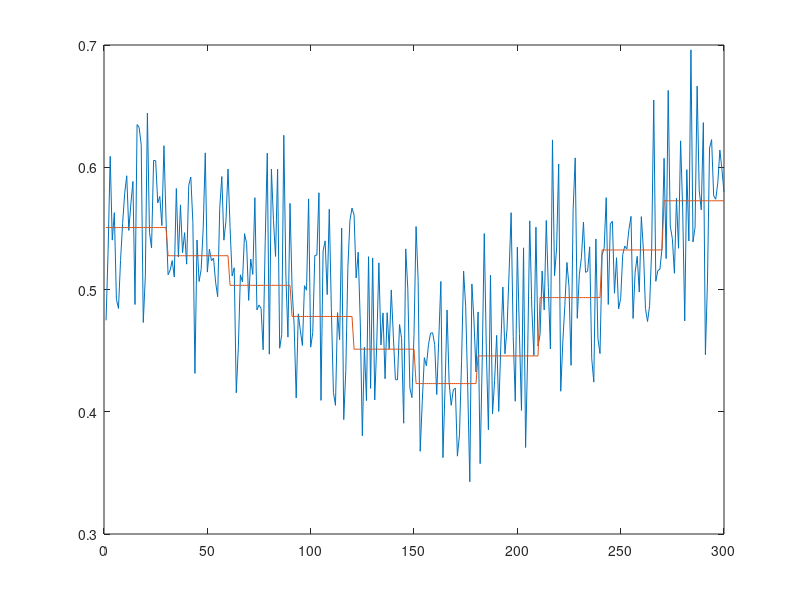

Write the MATLAB code that produced this figure. (Note: this script raises an error after producing the figure.)
rho=[0.8 0.75 0.7 0.65 0.60 0.55 0.59 0.68 0.76 0.85]
%%
nd = 32;
U  = orth(randn(nd,nd));

for i = 1:10
    L(:,:,i) = diag(exp(-rho(i)*(0:nd-1)));
    S(:,:,i) = U*L(:,:,i)*U';
    M(:,i) = svd(U*L(:,:,i)*U');
    g(i) = M(1,i)/sum(M(:,i))
   % g(i) = L{i,1}/sum(L{i,:})

end

%% generate 10 sessions of data
df = 64;
Gs = [];

for i=1:30
    T = wishrnd(S(:,:,1),df);
    ls = svd(T);
    Gs = [Gs;ls(1)/sum(ls)];
end

for i=1:30
    T = wishrnd(S(:,:,2),df);
    ls = svd(T);
    Gs = [Gs;ls(1)/sum(ls)];
end

for i=1:30
    T = wishrnd(S(:,:,3),df);
    ls = svd(T);
    Gs = [Gs;ls(1)/sum(ls)];
end

for i=1:30
    T = wishrnd(S(:,:,4),df);
    ls = svd(T);
    Gs = [Gs;ls(1)/sum(ls)];
end

for i=1:30
    T = wishrnd(S(:,:,5),df);
    ls = svd(T);
    Gs = [Gs;ls(1)/sum(ls)];
end

for i=1:30
    T = wishrnd(S(:,:,6),df);
    ls = svd(T);
    Gs = [Gs;ls(1)/sum(ls)];
end

for i=1:30
    T = wishrnd(S(:,:,7),df);
    ls = svd(T);
    Gs = [Gs;ls(1)/sum(ls)];
end

for i=1:30
    T = wishrnd(S(:,:,8),df);
    ls = svd(T);
    Gs = [Gs;ls(1)/sum(ls)];
end

for i=1:30
    T = wishrnd(S(:,:,9),df);
    ls = svd(T);
    Gs = [Gs;ls(1)/sum(ls)];
end

for i=1:30
    T = wishrnd(S(:,:,10),df);
    ls = svd(T);
    Gs = [Gs;ls(1)/sum(ls)];
end

true_g = [g(1)*ones(30,1);g(2)*ones(30,1);g(3)*ones(30,1);g(4)*ones(30,1);
          g(5)*ones(30,1);g(6)*ones(30,1);g(7)*ones(30,1);g(8)*ones(30,1);
          g(9)*ones(30,1);g(10)*ones(30,1)];
plot(Gs);hold on;plot(true_g);hold off

%%
In = ones(300,2);

%create model
Param = ay_create_state_space(1,0,2,0,1,1,0,1,1);
Param.Ak = 1;

%set learning parameters
Iter = 300;
Param = ay_set_learning_param(Param,Iter,0,1,1,1,1,0,1,2,1)

%
[rXSmt,rSSmt,Param,rXPos,rSPos,ML,EYn,EYb,rYn,rYb]=ay_em([2 0],[],In,0,Gs,[],Param,ones(300,1))

%visualization
figure(2)
K  = length(Gs);
xm = zeros(K,1);
xb = zeros(K,1);
for i=1:K
    temp=rXSmt{i};xm(i)=temp(1);
    temp=rSSmt{i};xb(i)=temp(1,1);
end
ay_plot_bound(1,(1:K),xm,(xm-2*sqrt(xb))',(xm+2*sqrt(xb))');
ylabel('x_k');
xlabel('Trial');
hold on 
plot(true_g)
hold on
plot(EYn+Param.S)
hold off

figure(3)
ml=[];
for i=1:Iter
    ml(i)=ML{i}.Total;
end
plot(ml,'LineWidth',2);
ylabel('ML')
xlabel('Iter');
